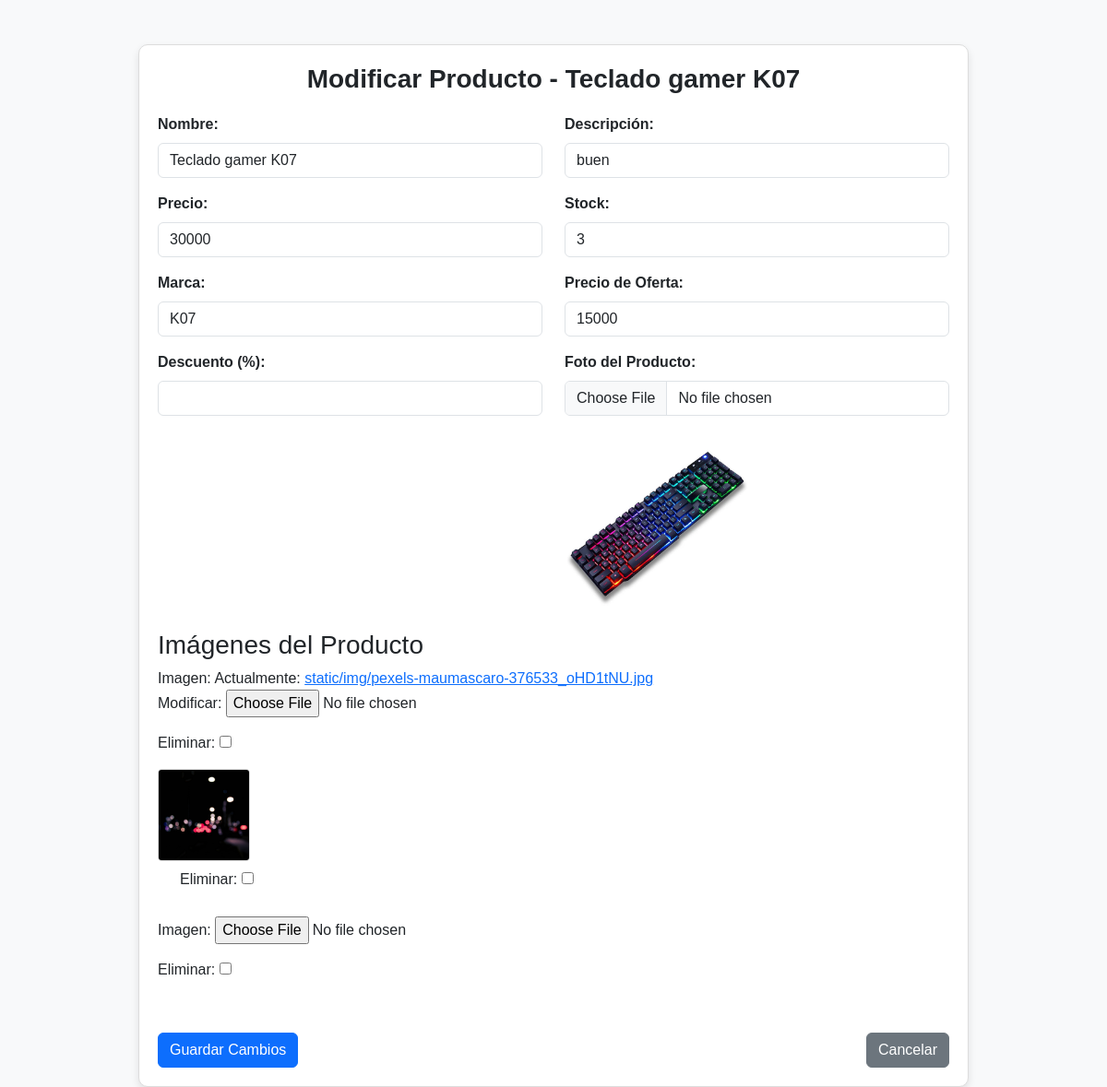
The app's page /listaP/modificar/4/, older data.
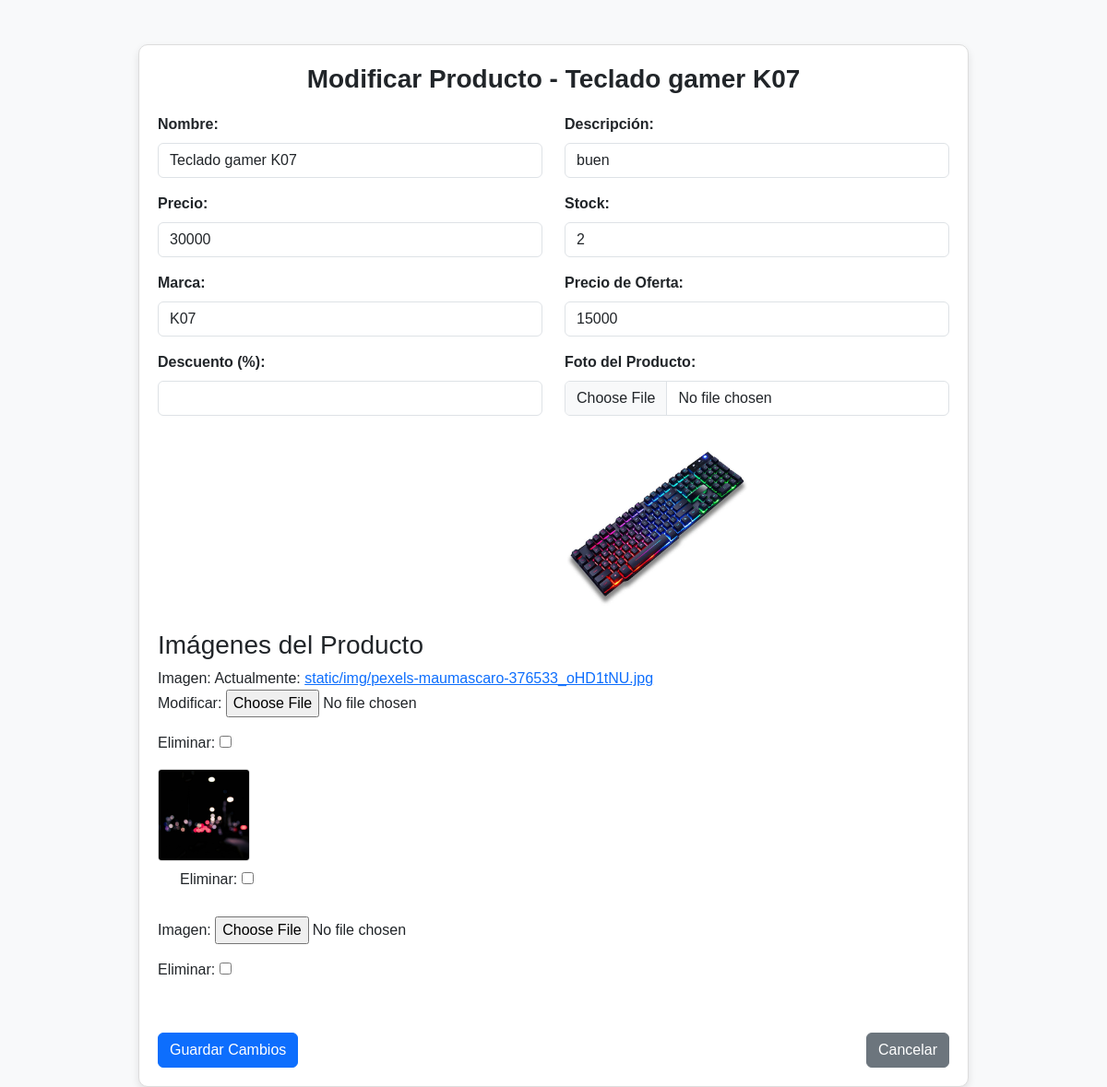
The same page, newer data.
### menu/models.py (models this page shows, shortened)
class Articulos(models.Model):
    nombre = models.CharField(max_length=30)
    descripcion = models.CharField(max_length=50)
    precio = models.IntegerField()
    stock = models.IntegerField()
    foto = models.ImageField(upload_to='static/img/', blank=True, null=True)
    marca = models.CharField(max_length=30, default='Sin Marca')
    precio_oferta = models.IntegerField(blank=True, null=True)
    descuento = models.DecimalField(max_digits=5, decimal_places=2, blank=True, null=True)

### menu/views.py (the view)
# urls.py: path('listaP/modificar/<int:producto_id>/', views.modificarP, name='modificarP'),
def modificarP(request, producto_id):
    producto = get_object_or_404(Articulos, id=producto_id)
    if request.method == 'POST':
        form = ArticulosForm(request.POST, request.FILES, instance=producto)
        formset = ImagenFormSet(request.POST, request.FILES, instance=producto)
        if form.is_valid() and formset.is_valid():
            form.save()
            formset.save()
            messages.success(request, 'Producto modificado con éxito')
            return redirect('listaP')
        else:
            print("Formulario no válido:", form.errors, formset.errors)
    else:
        form = ArticulosForm(instance=producto)
        formset = ImagenFormSet(instance=producto)
    return render(request, 'modificarP.html', {'form': form, 'formset': formset, 'producto': producto})

### menu/forms.py (shortened to what this page needs)
class ArticulosForm(forms.ModelForm):
    class Meta:
        model = Articulos
        fields =[
            'nombre',
            'descripcion',
            'precio',
            'stock',
            'foto',
            'marca',
            'precio_oferta',
            'descuento',
        ]

### menu/context_processors.py (called while the page is built)
def carrito_items_count(request):
    if request.user.is_authenticated:
        try:
            carrito = Carrito.objects.get(usuario=request.user)
            count = CarritoItem.objects.filter(carrito=carrito).count()
        except Carrito.DoesNotExist:
            count = 0
    else:
        count = 0
    return {
        'carrito_items_count': count
    }

### menu/templates/modificarP.html (shortened to what this page needs)
<!DOCTYPE html>
<html lang="en">
{% load static %}
<head>
    <link href="https://cdn.jsdelivr.net/npm/bootstrap@5.3.0-alpha1/dist/css/bootstrap.min.css" rel="stylesheet">
</head>
<body>
    <div class="container mt-5">
        <div class="form-container">
            <h2 class="form-title">Modificar Producto - {{ producto.nombre }}</h2>
            <form action="" method="post" enctype="multipart/form-data">
                <div class="row mb-3">
                    <div class="col-md-6">
                        <label for="nombre" class="form-label">Nombre:</label>
                        <input type="text" name="nombre" class="form-control" value="{{ producto.nombre }}" required>
                    </div>
                    <div class="col-md-6">
                        <label for="descripcion" class="form-label">Descripción:</label>
                        <input type="text" name="descripcion" class="form-control" value="{{ producto.descripcion }}" required>
                    </div>
                </div>
                <div class="row mb-3">
                    <div class="col-md-6">
                        <label for="precio" class="form-label">Precio:</label>
                        <input type="number" name="precio" class="form-control" value="{{ producto.precio }}" required>
                    </div>
                    <div class="col-md-6">
                        <label for="stock" class="form-label">Stock:</label>
                        <input type="number" name="stock" class="form-control" value="{{ producto.stock }}" required>
                    </div>
                </div>
                <div class="row mb-3">
                    <div class="col-md-6">
                        <label for="marca" class="form-label">Marca:</label>
                        <input type="text" name="marca" class="form-control" value="{{ producto.marca }}" required>
                    </div>
                    <div class="col-md-6">
                        <label for="precio_oferta" class="form-label">Precio de Oferta:</label>
                        <input type="number" name="precio_oferta" class="form-control" value="{{ producto.precio_oferta }}">
                    </div>
                </div>
                <div class="row mb-3">
                    <div class="col-md-6">
                        <label for="descuento" class="form-label">Descuento (%):</label>
                        <input type="number" step="0.01" name="descuento" class="form-control" value="{{ producto.descuento }}">
                    </div>
                    <div class="col-md-6">
                        <label for="foto" class="form-label">Foto del Producto:</label>
                        <input type="file" class="form-control" name="foto" id="foto">
                        {% if producto.foto %}
                            <img src="{{ producto.foto.url }}" alt="{{ producto.nombre }}" class="img-fluid mt-3" width="200">
                        {% endif %}
                    </div>
                </div>
                <h3>Imágenes del Producto</h3>
                <div class="additional-images">
                    {% for form in formset %}
                        <div class="mb-3">
                            {{ form.as_p }}
                            {% if form.instance.pk %}
                                <img src="{{ form.instance.imagen.url }}" class="img-fluid mb-2" alt="Imagen de {{ producto.nombre }}">
                                <div class="form-check">
                                    {{ form.DELETE.label_tag }}
                                    {{ form.DELETE }}
                                </div>
                            {% endif %}
                        </div>
                    {% endfor %}
                </div>
                <div class="btn-container mt-4">
                    <button type="submit" class="btn btn-primary">Guardar Cambios</button>
                    <a href="{% url 'listaP' %}" class="btn btn-secondary">Cancelar</a>
                </div>
            </form>
        </div>
    </div>
</body>
</html>

Row changes from the older to the newer data that the page shows:
changed Articulos "Teclado gamer K07": stock "3" → "2"
